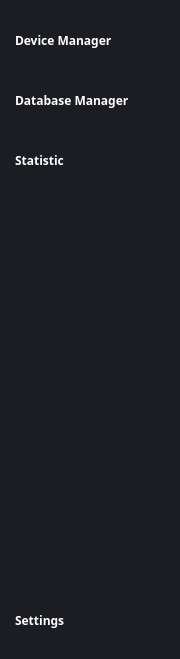
         <widget class="QFrame" name="frame_left_menu">
          <property name="sizePolicy">
           <sizepolicy hsizetype="Preferred" vsizetype="Preferred">
            <horstretch>0</horstretch>
            <verstretch>0</verstretch>
           </sizepolicy>
          </property>
          <property name="minimumSize">
           <size>
            <width>180</width>
            <height>0</height>
           </size>
          </property>
          <property name="maximumSize">
           <size>
            <width>180</width>
            <height>16777215</height>
           </size>
          </property>
          <property name="styleSheet">
           <string notr="true">background-color: rgb(27, 29, 35);</string>
          </property>
          <property name="frameShape">
           <enum>QFrame::NoFrame</enum>
          </property>
          <property name="frameShadow">
           <enum>QFrame::Raised</enum>
          </property>
          <widget class="QPushButton" name="button_database">
           <property name="geometry">
            <rect>
             <x>0</x>
             <y>70</y>
             <width>180</width>
             <height>60</height>
            </rect>
           </property>
           <property name="font">
            <font>
             <family>Segoe UI Semibold</family>
             <pointsize>9</pointsize>
             <weight>75</weight>
             <bold>true</bold>
            </font>
           </property>
           <property name="styleSheet">
            <string notr="true">QPushButton {
	background-position: left;
	background-repeat: no-reperat;
	background-origin: content;
    text-align: left;
	padding-left: 15px;
	border: none;
	color: rgb(255, 255, 255);
}
QPushButton:hover {
	background-color: rgb(40, 44, 52);
}
QPushButton:pressed {	
	background-color: rgb(85, 170, 255);
}</string>
           </property>
           <property name="text">
            <string>Database Manager</string>
           </property>
           <property name="icon">
            <iconset resource="files.qrc">
             <normaloff>:/24x24/data/resources/icons/24x24/cil-people.png</normaloff>:/24x24/data/resources/icons/24x24/cil-people.png</iconset>
           </property>
           <property name="iconSize">
            <size>
             <width>24</width>
             <height>24</height>
            </size>
           </property>
           <property name="flat">
            <bool>true</bool>
           </property>
          </widget>
          <widget class="QPushButton" name="button_device">
           <property name="geometry">
            <rect>
             <x>0</x>
             <y>10</y>
             <width>180</width>
             <height>60</height>
            </rect>
           </property>
           <property name="font">
            <font>
             <family>Segoe UI Semibold</family>
             <pointsize>9</pointsize>
             <weight>75</weight>
             <bold>true</bold>
            </font>
           </property>
           <property name="focusPolicy">
            <enum>Qt::StrongFocus</enum>
           </property>
           <property name="layoutDirection">
            <enum>Qt::LeftToRight</enum>
           </property>
           <property name="autoFillBackground">
            <bool>false</bool>
           </property>
           <property name="styleSheet">
            <string notr="true">QPushButton {
	background-position: left;
	background-repeat: no-reperat;
	background-origin: content;
    text-align: left;
	padding-left: 15px;
	border: none;
	color: rgb(255, 255, 255);
}
QPushButton:hover {
	background-color: rgb(40, 44, 52);
}
QPushButton:pressed {	
	background-color: rgb(85, 170, 255);
}</string>
           </property>
           <property name="text">
            <string>Device Manager</string>
           </property>
           <property name="icon">
            <iconset resource="files.qrc">
             <normaloff>:/24x24/data/resources/icons/24x24/cil-screen-desktop.png</normaloff>:/24x24/data/resources/icons/24x24/cil-screen-desktop.png</iconset>
           </property>
           <property name="iconSize">
            <size>
             <width>24</width>
             <height>24</height>
            </size>
           </property>
           <property name="flat">
            <bool>true</bool>
           </property>
          </widget>
          <widget class="QPushButton" name="button_statistic">
           <property name="geometry">
            <rect>
             <x>0</x>
             <y>130</y>
             <width>180</width>
             <height>60</height>
            </rect>
           </property>
           <property name="font">
            <font>
             <family>Segoe UI Semibold</family>
             <pointsize>9</pointsize>
             <weight>75</weight>
             <bold>true</bold>
            </font>
           </property>
           <property name="styleSheet">
            <string notr="true">QPushButton {
	background-position: left;
	background-repeat: no-reperat;
	background-origin: content;
    text-align: left;
	padding-left: 15px;
	border: none;
	color: rgb(255, 255, 255);
}
QPushButton:hover {
	background-color: rgb(40, 44, 52);
}
QPushButton:pressed {	
	background-color: rgb(85, 170, 255);
}</string>
           </property>
           <property name="text">
            <string>Statistic</string>
           </property>
           <property name="icon">
            <iconset resource="files.qrc">
             <normaloff>:/24x24/data/resources/icons/24x24/cil-chart-line.png</normaloff>:/24x24/data/resources/icons/24x24/cil-chart-line.png</iconset>
           </property>
           <property name="iconSize">
            <size>
             <width>24</width>
             <height>24</height>
            </size>
           </property>
           <property name="flat">
            <bool>true</bool>
           </property>
          </widget>
          <widget class="QPushButton" name="button_settings">
           <property name="geometry">
            <rect>
             <x>0</x>
             <y>590</y>
             <width>180</width>
             <height>60</height>
            </rect>
           </property>
           <property name="font">
            <font>
             <family>Segoe UI Semibold</family>
             <pointsize>9</pointsize>
             <weight>75</weight>
             <bold>true</bold>
            </font>
           </property>
           <property name="styleSheet">
            <string notr="true">QPushButton {
	background-position: left;
	background-repeat: no-reperat;
	background-origin: content;
    text-align: left;
	padding-left: 15px;
	border: none;
	color: rgb(255, 255, 255);
}
QPushButton:hover {
	background-color: rgb(40, 44, 52);
}
QPushButton:pressed {	
	background-color: rgb(85, 170, 255);
}</string>
           </property>
           <property name="text">
            <string>Settings</string>
           </property>
           <property name="icon">
            <iconset resource="files.qrc">
             <normaloff>:/24x24/data/resources/icons/24x24/cil-settings.png</normaloff>:/24x24/data/resources/icons/24x24/cil-settings.png</iconset>
           </property>
           <property name="iconSize">
            <size>
             <width>24</width>
             <height>24</height>
            </size>
           </property>
           <property name="flat">
            <bool>true</bool>
           </property>
          </widget>
         </widget>
